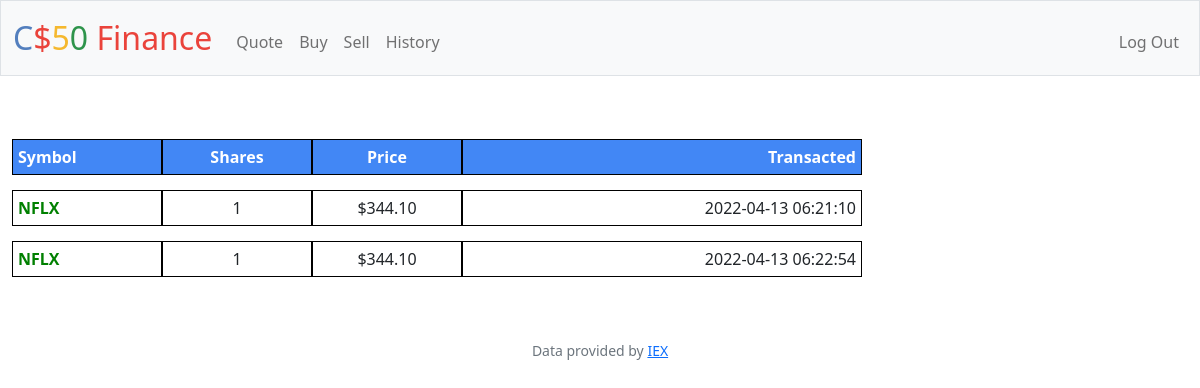
/history (signed in), run on an earlier commit of the app's database.
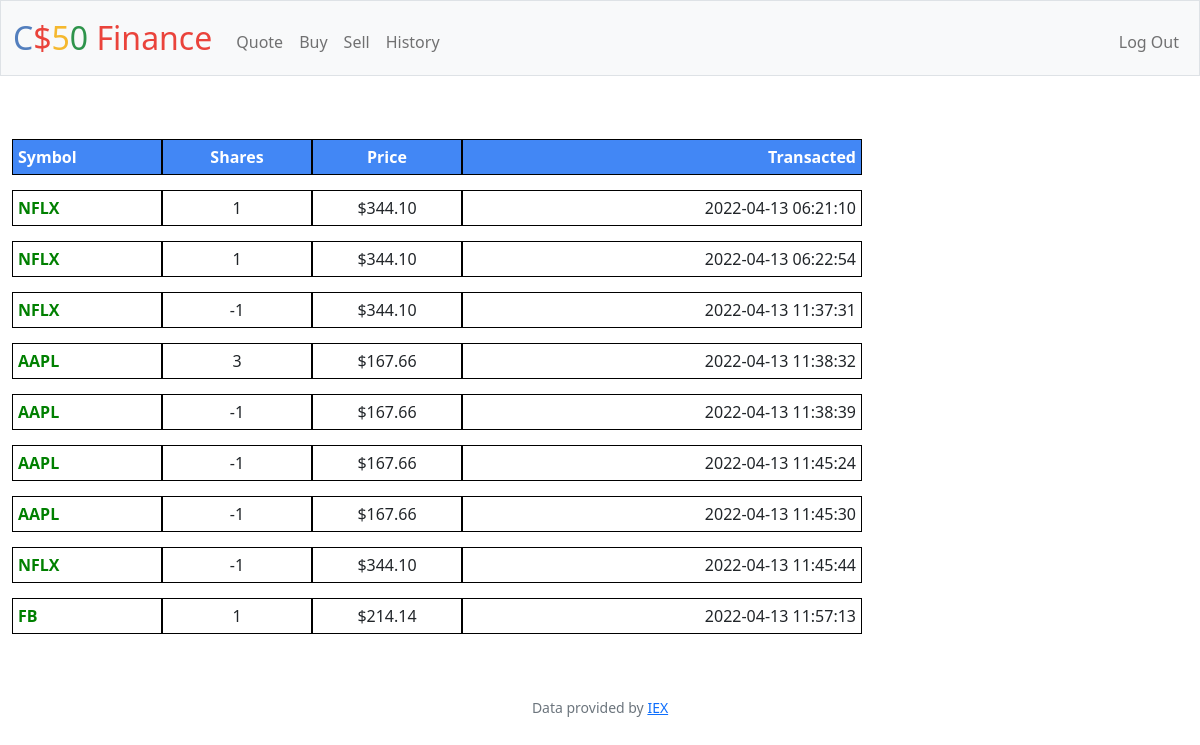
And on a later commit of the database.
### tables this page shows
CREATE TABLE transactions (
 id INTEGER PRIMARY KEY AUTOINCREMENT,
 user_id INTEGER NOT NULL,
 name TEXT NOT NULL,
 shares INTEGER NOT NULL,
 price NUMERIC NOT NULL,
 type TEXT NOT NULL,
 symbol TEXT NOT NULL,
 time TIMESTAMP DEFAULT CURRENT_TIMESTAMP,
 FOREIGN KEY(user_id) REFERENCES users(id)
);

### app.py (the view)
@app.route("/history")
@login_required
def history():
    user_id = session["user_id"]
    transactionHistory = db.execute("SELECT * FROM transactions WHERE user_id = ?", user_id)
    return render_template("history.html", transactions=transactionHistory)

### app.py (called while the page is built)
@app.after_request
def after_request(response):
    response.headers["Cache-Control"] = "no-cache, no-store, must-revalidate"
    response.headers["Expires"] = 0
    response.headers["Pragma"] = "no-cache"
    return response

### helpers.py (called while the page is built)
def login_required(f):
    @wraps(f)
    def decorated_function(*args, **kwargs):
        if session.get("user_id") is None:
            return redirect("/login")
        return f(*args, **kwargs)
    return decorated_function

def usd(value):
    return f"${value:,.2f}"

### templates/history.html (shortened to what this page needs)
{% extends "layout.html" %}
{% block main %}
    <table>
        <thead>
            <tr>
                <th style="text-align: left">Symbol</th>
                <th>Shares</th>
                <th>Price</th>
                <th style="text-align: right" id="td-wide">Transacted</th>
            </tr>
        </thead>
        <tbody>
            {% for row in transactions %}
            <tr>
                <td style="text-align: left" id="test"><strong>{{ row["symbol"] }}</strong></td>
                <td>{{ row["shares"] }}</td>
                <td>{{ row["price"] | usd }}</td>
                <td style="text-align: right">{{ row["time"] }}</td>
            </tr>
            {% endfor %}
        </tbody>
    </table>
{% endblock %}

### templates/layout.html (shortened to what this page needs)
<!DOCTYPE html>
<html lang="en">
    <head>
        <link href="https://cdn.jsdelivr.net/npm/bootstrap@5.1.3/dist/css/bootstrap.min.css" rel="stylesheet">
        <link href="/static/styles.css" rel="stylesheet">
    </head>
    <body>
        <nav class="bg-light border navbar navbar-expand-md navbar-light">
            <div class="container-fluid">
                <a class="navbar-brand" href="/"><span class="blue">C</span><span class="red">$</span><span class="yellow">5</span><span class="green">0</span> <span class="red">Finance</span></a>
                <div class="collapse navbar-collapse" id="navbar">
                    {% if session["user_id"] %}
                        <ul class="navbar-nav me-auto mt-2">
                            <li class="nav-item"><a class="nav-link" href="/quote">Quote</a></li>
                            <li class="nav-item"><a class="nav-link" href="/buy">Buy</a></li>
                            <li class="nav-item"><a class="nav-link" href="/sell">Sell</a></li>
                            <li class="nav-item"><a class="nav-link" href="/history">History</a></li>
                        </ul>
                        <ul class="navbar-nav ms-auto mt-2">
                            <li class="nav-item"><a class="nav-link" href="/logout">Log Out</a></li>
                        </ul>
                    {% else %}
                        <ul class="navbar-nav ms-auto mt-2">
                            <li class="nav-item"><a class="nav-link" href="/register">Register</a></li>
                            <li class="nav-item"><a class="nav-link" href="/login">Log In</a></li>
                        </ul>
                    {% endif %}
                </div>
            </div>
        </nav>
        <main class="container-fluid py-5 text-center">
            {% block main %}{% endblock %}
        </main>
        <footer class="mb-5 small text-center text-muted">
            Data provided by <a href="https://iexcloud.io/">IEX</a>
        </footer>
    </body>
</html>

### static/styles.css (style rules this page uses)
nav .navbar-brand { font-size: xx-large; }
nav .navbar-brand .blue { color: #537fbe; }
nav .navbar-brand .red { color: #ea433b; }
nav .navbar-brand .yellow { color: #f5b82e; }
nav .navbar-brand .green { color: #2e944b; }
table { border-collapse: separate; border-spacing: 0 15px; }
th { background-color: #4287f5; color: white; }
th, td { width: 150px; text-align: center; border: 1px solid black; padding: 5px; }
#test { color: green; }
#td-wide { width: 400px; }

What changed in the data, as far as the page shows it:
added transactions: symbol "NFLX", shares "-1", price "$344.10", time "2022-04-13 11:37:31"
added transactions: symbol "AAPL", shares "3", price "$167.66", time "2022-04-13 11:38:32"
added transactions: symbol "AAPL", shares "-1", price "$167.66", time "2022-04-13 11:38:39"
added transactions: symbol "AAPL", shares "-1", price "$167.66", time "2022-04-13 11:45:24"
added transactions: symbol "AAPL", shares "-1", price "$167.66", time "2022-04-13 11:45:30"
added transactions: symbol "NFLX", shares "-1", price "$344.10", time "2022-04-13 11:45:44"
added transactions: symbol "FB", shares "1", price "$214.14", time "2022-04-13 11:57:13"
